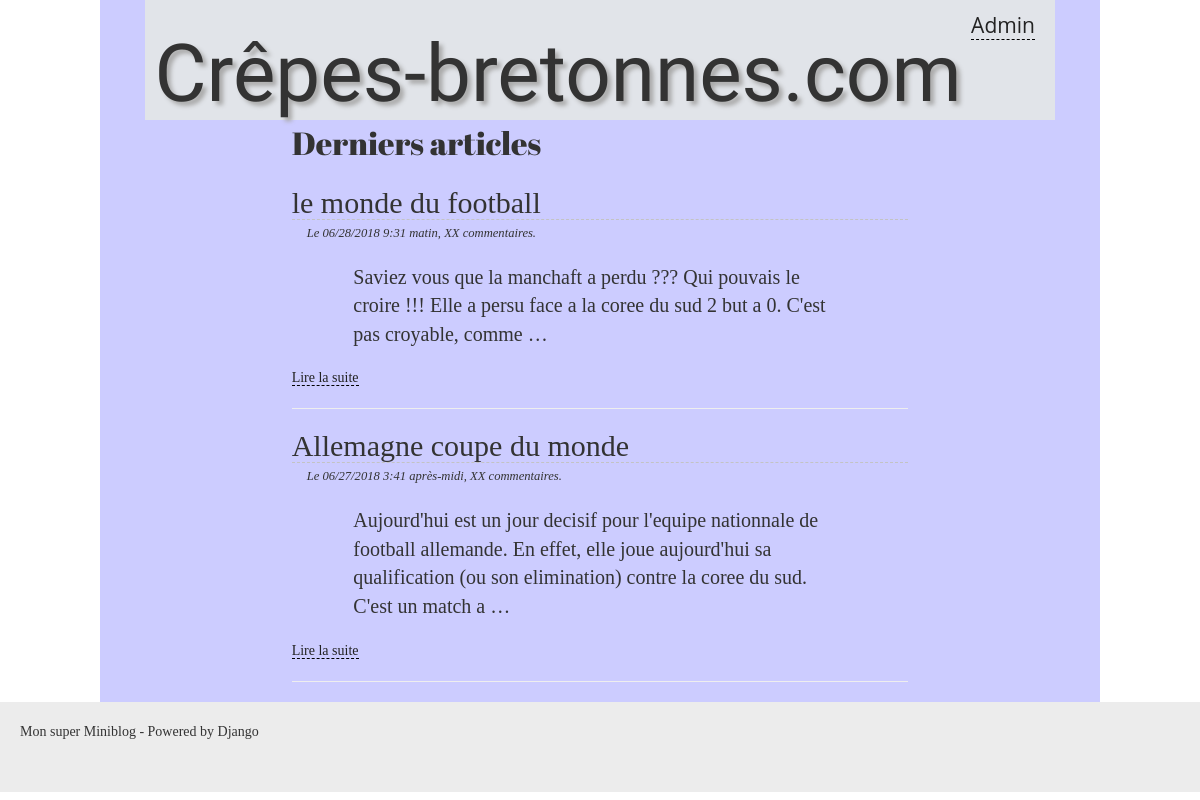
The app's page /blog/accueil with its own data.
### blog/models.py (models this page shows, shortened)
class Article(models.Model):
    titre = models.CharField(max_length=100)
    slug = models.SlugField()
    auteur = models.CharField(max_length=42)
    contenu = models.TextField(null=True)
    date = models.DateTimeField(verbose_name="Date de parution",
                                auto_now_add=True, auto_now=False)
    is_visible = models.BooleanField(verbose_name="Article publié ?",
                                     default=False)
    categorie = models.ForeignKey('Categorie', on_delete=models.CASCADE)

### blog/views.py (the view)
# urls.py: path('accueil', views.accueil, name='accueil'),
def accueil(request):
    articles = Article.objects.filter(is_visible=True).order_by('-date')[:4]
    return render(request, 'blog/accueil.html', {'articles': articles})

### blog/templates/blog/accueil.html (shortened to what this page needs)
{% extends "blog/base.html" %}
{% block content %}
	<span class="titre2">Derniers articles</span>
	{% for article in articles %}
		<h2 class="titre-article">{{ article.titre }}</h2>
		<p class="infos-article">Le {{ article.date|date:'SHORT_DATETIME_FORMAT' }}, XX commentaires.</p>
		<div class="contenu-article">
			{{ article.contenu|safe|truncatewords_html:30 }}
		</div>
		<p><a href="{% url 'blog_lire' article.slug %}">Lire la suite</a></p>
		<hr />
	{% endfor %}
{% endblock %}

### blog/static/blog/css/styles.css (style rules this page uses)
* { box-sizing: border-box; }
body { margin: 0; padding: 0; background-color: ; font-family: 'Cormorant', serif; }
a { color: #222; border-bottom: 1px dashed #000; text-decoration: none; }
.titre2 { font-family: 'Abril Fatface', cursive; font-size: 32px; font-weight: 550; }
.titre-article, .titre-comments { border-bottom: 1px dashed #c3c3c3; margin-bottom: 0; }
.infos-article { margin: 5px 0 0 15px; font-style: italic; font-size: 0.9em; }
.contenu-article { margin: 20px auto; width: 80%; font-size: 20px; }

### records on screen
Article: titre "le monde du football", date "06/28/2018 9:31 matin", contenu "Saviez vous que la manchaft a perdu ??? Qui pouvais le croire !!! Elle a persu face a la coree du sud 2 but a 0. C'est pas croyable, comme …"
Article: titre "Allemagne coupe du monde", date "06/27/2018 3:41 après-midi", contenu "Aujourd'hui est un jour decisif pour l'equipe nationnale de football allemande. En effet, elle joue aujourd'hui sa qualification (ou son elimination) contre la coree du sud. C'est un match a …"
